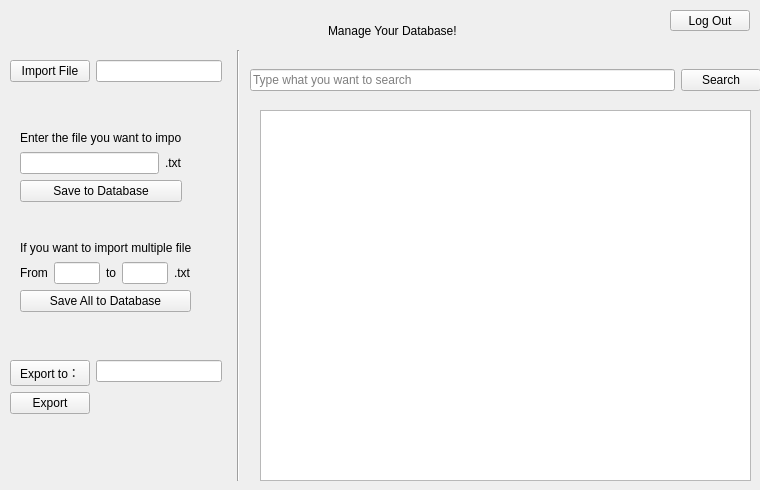
<?xml version="1.0" encoding="UTF-8"?>
<ui version="4.0">
 <class>MainViewWidget</class>
 <widget class="QWidget" name="MainViewWidget">
  <property name="geometry">
   <rect>
    <x>0</x>
    <y>0</y>
    <width>760</width>
    <height>490</height>
   </rect>
  </property>
  <property name="windowTitle">
   <string>Form</string>
  </property>
  <widget class="QWidget" name="wTitle" native="true">
   <property name="geometry">
    <rect>
     <x>290</x>
     <y>10</y>
     <width>183</width>
     <height>41</height>
    </rect>
   </property>
   <layout class="QHBoxLayout" name="horizontalLayout">
    <item>
     <spacer name="horizontalSpacer">
      <property name="orientation">
       <enum>Qt::Horizontal</enum>
      </property>
      <property name="sizeHint" stdset="0">
       <size>
        <width>40</width>
        <height>20</height>
       </size>
      </property>
     </spacer>
    </item>
    <item>
     <widget class="QLabel" name="lblTitle">
      <property name="text">
       <string>Manage Your Database!</string>
      </property>
     </widget>
    </item>
    <item>
     <spacer name="horizontalSpacer_2">
      <property name="orientation">
       <enum>Qt::Horizontal</enum>
      </property>
      <property name="sizeHint" stdset="0">
       <size>
        <width>17</width>
        <height>20</height>
       </size>
      </property>
     </spacer>
    </item>
   </layout>
  </widget>
  <widget class="QWidget" name="wImport" native="true">
   <property name="geometry">
    <rect>
     <x>10</x>
     <y>60</y>
     <width>212</width>
     <height>40</height>
    </rect>
   </property>
   <layout class="QFormLayout" name="formLayout_2">
    <item row="0" column="0">
     <widget class="QPushButton" name="btnImportFile">
      <property name="text">
       <string>Import File</string>
      </property>
     </widget>
    </item>
    <item row="0" column="1">
     <widget class="QLineEdit" name="leImportFile">
      <property name="readOnly">
       <bool>true</bool>
      </property>
     </widget>
    </item>
   </layout>
  </widget>
  <widget class="QWidget" name="wSearch" native="true">
   <property name="geometry">
    <rect>
     <x>250</x>
     <y>60</y>
     <width>511</width>
     <height>40</height>
    </rect>
   </property>
   <layout class="QHBoxLayout" name="horizontalLayout_2">
    <item>
     <widget class="QLineEdit" name="leSearch">
      <property name="placeholderText">
       <string>Type what you want to search</string>
      </property>
     </widget>
    </item>
    <item>
     <widget class="QPushButton" name="btnSearch">
      <property name="text">
       <string>Search</string>
      </property>
     </widget>
    </item>
   </layout>
  </widget>
  <widget class="Line" name="line">
   <property name="geometry">
    <rect>
     <x>230</x>
     <y>50</y>
     <width>16</width>
     <height>431</height>
    </rect>
   </property>
   <property name="orientation">
    <enum>Qt::Vertical</enum>
   </property>
  </widget>
  <widget class="QWidget" name="wExport" native="true">
   <property name="geometry">
    <rect>
     <x>10</x>
     <y>360</y>
     <width>212</width>
     <height>71</height>
    </rect>
   </property>
   <layout class="QFormLayout" name="formLayout">
    <item row="0" column="0">
     <widget class="QPushButton" name="btnExportPath">
      <property name="text">
       <string>Export to：</string>
      </property>
     </widget>
    </item>
    <item row="0" column="1">
     <widget class="QLineEdit" name="lblExportFile"/>
    </item>
    <item row="1" column="0">
     <widget class="QPushButton" name="btnExport">
      <property name="text">
       <string>Export</string>
      </property>
     </widget>
    </item>
   </layout>
  </widget>
  <widget class="QPushButton" name="btnLogOut">
   <property name="geometry">
    <rect>
     <x>670</x>
     <y>10</y>
     <width>80</width>
     <height>21</height>
    </rect>
   </property>
   <property name="text">
    <string>Log Out</string>
   </property>
  </widget>
  <widget class="QPlainTextEdit" name="pteTotalView">
   <property name="geometry">
    <rect>
     <x>260</x>
     <y>110</y>
     <width>491</width>
     <height>371</height>
    </rect>
   </property>
  </widget>
  <widget class="QWidget" name="layoutWidget">
   <property name="geometry">
    <rect>
     <x>20</x>
     <y>240</y>
     <width>171</width>
     <height>72</height>
    </rect>
   </property>
   <layout class="QVBoxLayout" name="verticalLayout">
    <item>
     <widget class="QLabel" name="lblFilename_2">
      <property name="text">
       <string>If you want to import multiple files:</string>
      </property>
     </widget>
    </item>
    <item>
     <layout class="QHBoxLayout" name="horizontalLayout_3">
      <item>
       <widget class="QLabel" name="lblFrom">
        <property name="text">
         <string>From</string>
        </property>
       </widget>
      </item>
      <item>
       <widget class="QLineEdit" name="leFrom"/>
      </item>
      <item>
       <widget class="QLabel" name="lblTo">
        <property name="text">
         <string>to</string>
        </property>
       </widget>
      </item>
      <item>
       <widget class="QLineEdit" name="leTo"/>
      </item>
      <item>
       <widget class="QLabel" name="lbltxt_2">
        <property name="text">
         <string>.txt</string>
        </property>
       </widget>
      </item>
     </layout>
    </item>
    <item>
     <widget class="QPushButton" name="btnSaveAll">
      <property name="text">
       <string>Save All to Database</string>
      </property>
     </widget>
    </item>
   </layout>
  </widget>
  <widget class="QWidget" name="layoutWidget">
   <property name="geometry">
    <rect>
     <x>20</x>
     <y>130</y>
     <width>162</width>
     <height>72</height>
    </rect>
   </property>
   <layout class="QVBoxLayout" name="verticalLayout_2">
    <item>
     <widget class="QLabel" name="lblFilename">
      <property name="text">
       <string>Enter the file you want to import:</string>
      </property>
     </widget>
    </item>
    <item>
     <layout class="QHBoxLayout" name="horizontalLayout_4">
      <item>
       <widget class="QLineEdit" name="leFilename"/>
      </item>
      <item>
       <widget class="QLabel" name="lbltxt">
        <property name="text">
         <string>.txt</string>
        </property>
       </widget>
      </item>
     </layout>
    </item>
    <item>
     <widget class="QPushButton" name="btnSaveOne">
      <property name="text">
       <string>Save to Database</string>
      </property>
     </widget>
    </item>
   </layout>
  </widget>
 </widget>
 <resources/>
 <connections/>
</ui>
